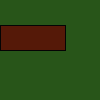
Frame 1 (no input)
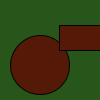
Frame 60 (the mouse pressed at the canvas centre just before this capture)
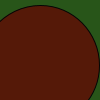
Frame 120 (the mouse held since frame 60 and released just before this capture)

The Processing sketch that drew these frames (run headless with seeded random() and noise(); from frame 60 on, the mouse is pressed at the canvas centre):

// Processing sketch: processing_28641
// ── processing_28641.pde

//example of function in use

void setup(){
stroke(4);

}
int addnumberz(int slotone,int slottwo,int slotthree, int slotfour,int slotfive,int slotsix,int slotseven){
int result = slotone+slottwo+slotthree+slotfour; 
fill(slotseven,slotfive,slotthree);
background(slotone,slotseven,slotfive);
ellipse(slotone,slotsix,counter,counter);
rect(counter,slottwo,slotsix,slotfive);
return result;
}
int counter;
void draw(){
  
int thenumber=addnumberz(40,25,8,6,25,65,85);
println (thenumber);  
counter = counter+1;
if(counter>200)
{
  counter =0;
}
}
